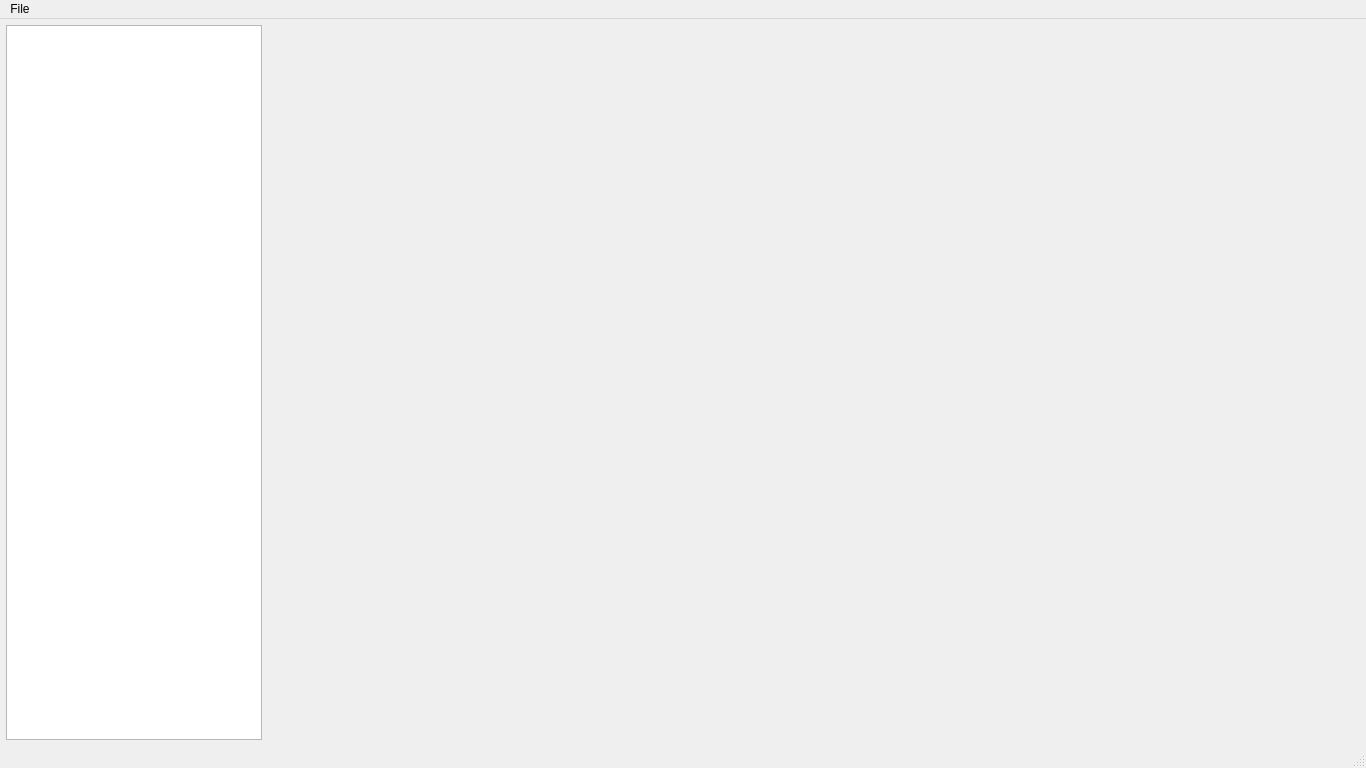
<?xml version="1.0" encoding="UTF-8"?>
<ui version="4.0">
 <class>wndMain</class>
 <widget class="QMainWindow" name="wndMain">
  <property name="geometry">
   <rect>
    <x>0</x>
    <y>0</y>
    <width>1366</width>
    <height>768</height>
   </rect>
  </property>
  <property name="windowTitle">
   <string>OpenCV GUI Lab</string>
  </property>
  <widget class="QWidget" name="centralwidget">
   <layout class="QVBoxLayout" name="verticalLayout">
    <property name="leftMargin">
     <number>3</number>
    </property>
    <property name="topMargin">
     <number>3</number>
    </property>
    <property name="rightMargin">
     <number>3</number>
    </property>
    <property name="bottomMargin">
     <number>3</number>
    </property>
    <item>
     <layout class="QHBoxLayout" name="layout000" stretch="0,1">
      <property name="leftMargin">
       <number>3</number>
      </property>
      <property name="topMargin">
       <number>3</number>
      </property>
      <property name="rightMargin">
       <number>3</number>
      </property>
      <property name="bottomMargin">
       <number>3</number>
      </property>
      <item>
       <widget class="QTreeView" name="tvPipelines"/>
      </item>
      <item>
       <layout class="QVBoxLayout" name="layoutImage">
        <property name="leftMargin">
         <number>3</number>
        </property>
        <property name="topMargin">
         <number>3</number>
        </property>
        <property name="rightMargin">
         <number>3</number>
        </property>
        <property name="bottomMargin">
         <number>3</number>
        </property>
       </layout>
      </item>
     </layout>
    </item>
   </layout>
  </widget>
  <widget class="QMenuBar" name="menubar">
   <property name="geometry">
    <rect>
     <x>0</x>
     <y>0</y>
     <width>1366</width>
     <height>22</height>
    </rect>
   </property>
   <widget class="QMenu" name="menuFile">
    <property name="title">
     <string>File</string>
    </property>
    <addaction name="mniFileOpen"/>
   </widget>
   <addaction name="menuFile"/>
  </widget>
  <widget class="QStatusBar" name="statusbar"/>
  <action name="mniFileOpen">
   <property name="text">
    <string>Open</string>
   </property>
  </action>
 </widget>
 <resources/>
 <connections/>
</ui>
